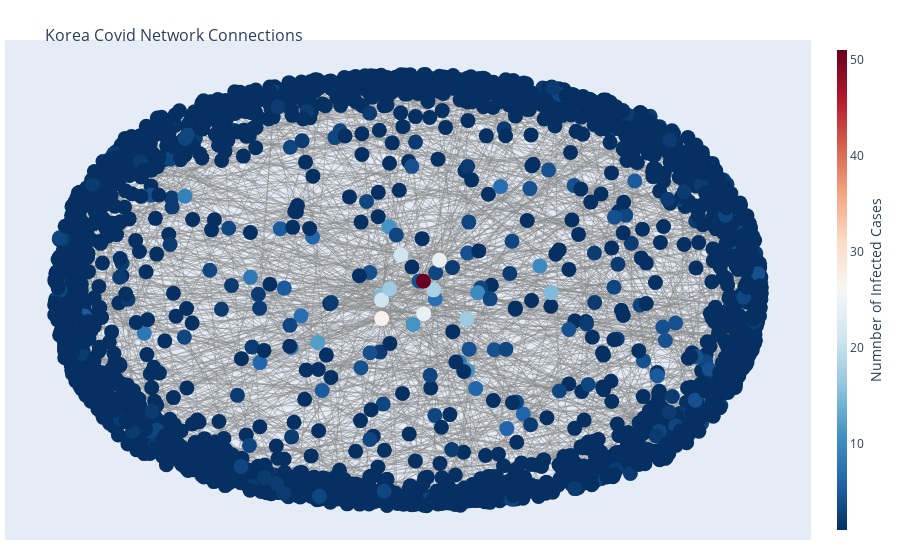

Here is the notebook cell this chart was saved with:
### Code cell
import networkx as nx
import plotly
from plotly.offline import download_plotlyjs, init_notebook_mode, iplot
import plotly.graph_objs as go

init_notebook_mode(connected=True)

A = list(networkData["infected_by"].unique())
B = list(networkData["patient_id"].unique())
node_list = set(A+B)

# Create Graph
G = nx.Graph()

for i in node_list:
    G.add_node(i)
# G.nodes()

for i,j in networkData.iterrows():
    G.add_edges_from([(j["infected_by"],j["patient_id"])])
    
pos = nx.spring_layout(G, k=0.5, iterations=50)

for n, p in pos.items():
    G.nodes[n]['pos'] = p

edge_trace = go.Scatter(
    x=[],
    y=[],
    line=dict(width=0.5,color='#888'),
    hoverinfo='none',
    mode='lines')

for edge in G.edges():
    x0, y0 = G.nodes[edge[0]]['pos']
    x1, y1 = G.nodes[edge[1]]['pos']
    edge_trace['x'] += tuple([x0, x1, None])
    edge_trace['y'] += tuple([y0, y1, None])

node_trace = go.Scatter(
    x=[],
    y=[],
    text=[],
    mode='markers',
    hoverinfo='text',
    marker=dict(
        showscale=True,
        colorscale='RdBu',
        reversescale=True,
        color=[],
        size=15,
        colorbar=dict(
            thickness=10,
            title='Numnber of Infected Cases',
            xanchor='left',
            titleside='right'
        ),
        line=dict(width=0)))

for node in G.nodes():
    x, y = G.nodes[node]['pos']
    node_trace['x'] += tuple([x])
    node_trace['y'] += tuple([y])

for node, adjacencies in enumerate(G.adjacency()):
    node_trace['marker']['color']+=tuple([len(adjacencies[1])])
    node_info = str(adjacencies[0]) +' # of connections: '+ str(len(adjacencies[1]))
    node_trace['text']+=tuple([node_info])
    
fig = go.Figure(data=[edge_trace, node_trace],
             layout=go.Layout(
                title='<br>Korea Covid Network Connections',
                titlefont=dict(size=16),
                showlegend=False,
                hovermode='closest',
                margin=dict(b=20,l=5,r=5,t=40),
                annotations=[ dict(
                    text="",
                    showarrow=False,
                    xref="paper", yref="paper") ],
                xaxis=dict(showgrid=False, zeroline=False, showticklabels=False),
                yaxis=dict(showgrid=False, zeroline=False, showticklabels=False)))

iplot(fig)

### Figure 1 — Plotly figure (JSON) as saved in the notebook; plotly's stock layout.template omitted (floating-point values rounded to 4 significant figures; data arrays with more than 128 entries replaced by an {"elided": "..."} marker saying what was removed)
{"data": [{"hoverinfo": "none", "line": {"color": "#888", "width": 0.5}, "mode": "lines", "type": "scatter", "x": {"elided": "4038 float values"}, "y": {"elided": "4038 float values"}}, {"hoverinfo": "text", "marker": {"color": {"elided": "1952 int values"}, "colorbar": {"thickness": 10, "title": {"side": "right", "text": "Numnber of Infected Cases"}, "xanchor": "left"}, "colorscale": [[0, "rgb(103,0,31)"], [0.1, "rgb(178,24,43)"], [0.2, "rgb(214,96,77)"], [0.3, "rgb(244,165,130)"], [0.4, "rgb(253,219,199)"], [0.5, "rgb(247,247,247)"], [0.6, "rgb(209,229,240)"], [0.7, "rgb(146,197,222)"], [0.8, "rgb(67,147,195)"], [0.9, "rgb(33,102,172)"], [1, "rgb(5,48,97)"]], "line": {"width": 0}, "reversescale": true, "showscale": true, "size": 15}, "mode": "markers", "text": {"elided": "1952 str values"}, "type": "scatter", "x": {"elided": "1952 float values"}, "y": {"elided": "1952 float values"}}], "layout": {"annotations": [{"showarrow": false, "text": "", "xref": "paper", "yref": "paper"}], "hovermode": "closest", "margin": {"b": 20, "l": 5, "r": 5, "t": 40}, "showlegend": false, "title": {"font": {"size": 16}, "text": "<br>Korea Covid Network Connections"}, "xaxis": {"showgrid": false, "showticklabels": false, "zeroline": false}, "yaxis": {"showgrid": false, "showticklabels": false, "zeroline": false}}}
